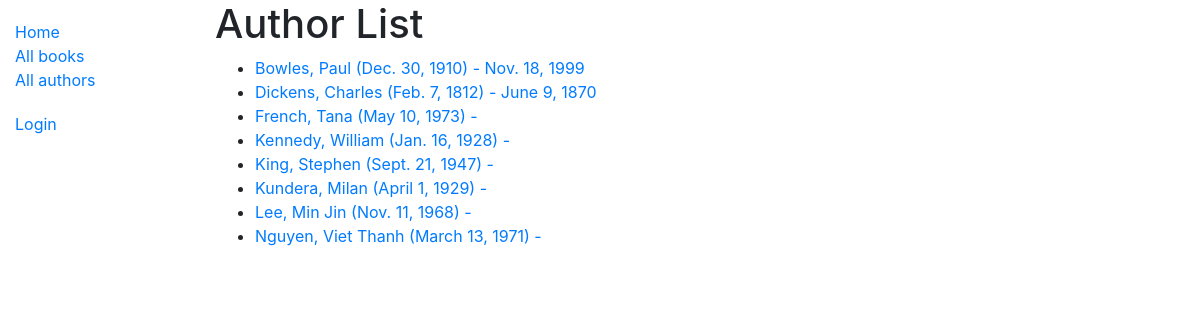
Screenshot of /catalog/authors/ with the database file from the repository.
### catalog/models.py (models this page shows)
class Author(models.Model):
    first_name = models.CharField(max_length=100)
    last_name = models.CharField(max_length=100)
    date_of_birth = models.DateField(null=True, blank=True)
    date_of_death = models.DateField('died', null=True, blank=True)
    class Meta:
        ordering = ['last_name', 'first_name']
    def get_absolute_url(self):
        return reverse('author-detail', args=[str(self.id)])
    def __str__(self):
        return f'{self.last_name}, {self.first_name}'

### catalog/views.py (the view)
# urls.py: path('authors/', views.AuthorListView.as_view(), name='authors'),
class AuthorListView(generic.ListView):
    model = Author
    paginate_by = 10

### catalog/templates/catalog/author_list.html
{% extends "base_generic.html" %}
{% block content %}
    <h1>Author List</h1>
    {% if author_list %}
    <ul>
        {% for author in author_list %}
            <li>
                <a href="{{ author.get_absolute_url }}">
                    {{ author }} ({{author.date_of_birth}}) - {% if author.date_of_death %}{{author.date_of_death}}{% endif %}
                </a>
            </li>
        {% endfor %}
    </ul>
    {% else %}
        <p>There are no authors available.</p>
    {% endif %}
{% endblock %}

### rows the page displays
Author: last_name+first_name "Bowles, Paul", date_of_birth "Dec. 30, 1910", date_of_death "Nov. 18, 1999"
Author: last_name+first_name "Dickens, Charles", date_of_birth "Feb. 7, 1812", date_of_death "June 9, 1870"
Author: last_name+first_name "French, Tana", date_of_birth "May 10, 1973"
Author: last_name+first_name "Kennedy, William", date_of_birth "Jan. 16, 1928"
Author: last_name+first_name "King, Stephen", date_of_birth "Sept. 21, 1947"
Author: last_name+first_name "Kundera, Milan", date_of_birth "April 1, 1929"
Author: last_name+first_name "Lee, Min Jin", date_of_birth "Nov. 11, 1968"
Author: last_name+first_name "Nguyen, Viet Thanh", date_of_birth "March 13, 1971"
